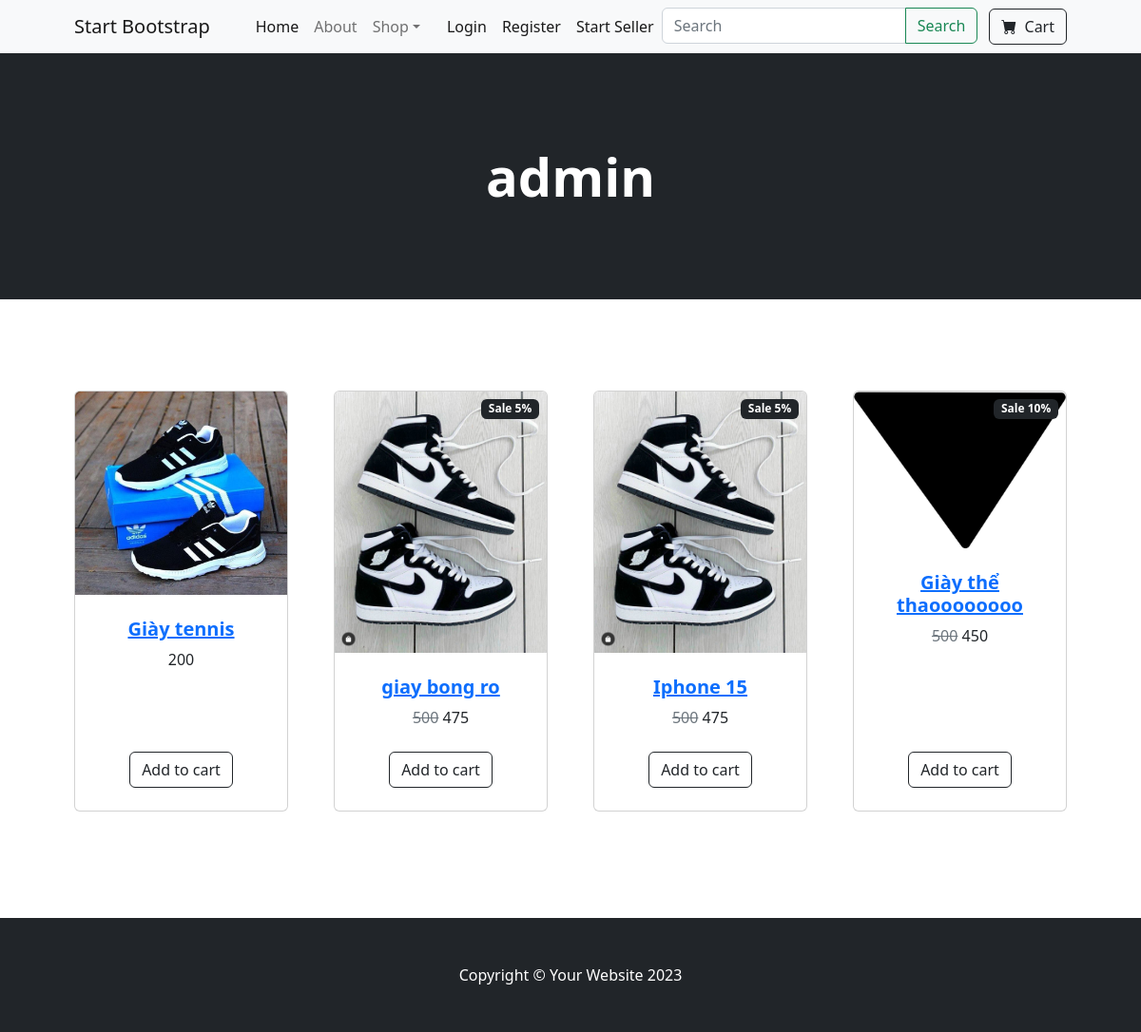
The app's page /categoryShop?categoryId=9&sellerId=1 with its own data.
### home/models.py (models this page shows, shortened)
class Account(models.Model):
    user = models.OneToOneField(User, on_delete=models.CASCADE)
    address = models.CharField(max_length=10000, null=True, blank=True)
    phoneNumber = models.CharField(max_length=100, null=True, blank=True)
    is_Sell= models.IntegerField(default=0)
    is_Admin = models.IntegerField(default=0)
    def __str__(self):
        return self.user.username

class Product(models.Model):
    name = models.CharField(max_length=100)
    description = models.TextField()
    price = models.IntegerField()
    sale = models.IntegerField(null=True)
    category = models.ForeignKey(Category, on_delete=models.CASCADE)
    image = models.ImageField(null= True, blank= True)
    sellerId = models.ForeignKey(Account, on_delete=models.CASCADE,null=True)
    sizes = models.CharField(max_length=100000,null=True)
    sell = models.IntegerField(default=0,null=True)
    def getSale(self):
        if self.sale:
            return self.price - self.price*self.sale//100
        return self.price

### home/views.py (the view)
# urls.py: path('categoryShop', views.categoryShop, name = 'categoryShop'),
def categoryShop(request):
    if request.user.is_authenticated:
        user = request.user.account
        order,created = Order.objects.get_or_create(account = user,status = 0)
        categoryId = request.GET['categoryId']
        category = Category.objects.get(id = categoryId)
        sellerId = request.GET.get('sellerId')
        account = Account.objects.get(id = sellerId)
        products = Product.objects.filter(sellerId= account)
        categories = set()
        for product in products:
            categories.add(product.category)
        products = Product.objects.filter(category = category,sellerId= account)
        paginator = Paginator(products, 8)
        page_number = request.GET.get('page')
        page_obj = paginator.get_page(page_number)
        context = {'page_obj':page_obj,'categories':categories,'order':order,'account':account}
        return render(request, 'categoryShop.html',context)
    else:
        categoryId = request.GET['categoryId']
        category = Category.objects.get(id = categoryId)
        sellerId = request.GET.get('sellerId')
        account = Account.objects.get(id = sellerId)
        products = Product.objects.filter(sellerId= account)
        categories = set()
        for product in products:
            categories.add(product.category)
        products = Product.objects.filter(category = category,sellerId= account)
        paginator = Paginator(products, 8)
        page_number = request.GET.get('page')
        page_obj = paginator.get_page(page_number)
        context = {'page_obj':page_obj,'categories':categories,'account':account}
        return render(request, 'categoryShop.html',context)

### templates/categoryShop.html (shortened to what this page needs)
{% load static %}
<!DOCTYPE html>
<html lang="en">
    <head>
        <link href="https://cdn.jsdelivr.net/npm/bootstrap-icons@1.5.0/font/bootstrap-icons.css" rel="stylesheet" />
        <link href="{% static 'css/styles.css'%}" rel="stylesheet" />
    </head>
    <body>
        <nav class="navbar navbar-expand-lg navbar-light bg-light">
            <div class="container px-4 px-lg-5">
                <a class="navbar-brand" href="#!">Start Bootstrap</a>
                <div class="collapse navbar-collapse" id="navbarSupportedContent">
                    <ul class="navbar-nav me-auto mb-2 mb-lg-0 ms-lg-4">
                        <li class="nav-item"><a class="nav-link active" aria-current="page" href="{% url "index" %}">Home</a></li>
                        <li class="nav-item"><a class="nav-link" href="#!">About</a></li>
                        <li class="nav-item dropdown">
                            <a class="nav-link dropdown-toggle" id="navbarDropdown" href="#" role="button" data-bs-toggle="dropdown" aria-expanded="false">Shop</a>
                        </li>
                    </ul>
                    <ul class="navbar-nav me-auto mb-2 mb-lg-0">
                        {% if user.is_authenticated %}
                        <li class="nav-item">
                          <a class="nav-link active" aria-current="page" href="{% url "profile" %}">{{user.username}}</a>
                        </li>
                        <li class="nav-item">
                          <a class="nav-link active" aria-current="page" href="{% url "logout" %}">Logout</a>
                        </li>
                        <li class="nav-item dropdown">
                            <a class="nav-link dropdown-toggle" id="navbarDropdown" href="#" role="button" data-bs-toggle="dropdown" aria-expanded="false">Manage</a>
                            <ul class="dropdown-menu" aria-labelledby="navbarDropdown">
                            {% if user.account.is_Admin %}
                            <li class="nav-item">
                                <a class="dropdown-item" aria-current="page" href="{% url "account" %}">Manager Account</a>
                            </li>
                            {% endif %}
                            {% if user.account.is_Sell %}
                            <li class="nav-item">
                                <a class="dropdown-item" aria-current="page" href="{% url "myshop" %}?id={{user.id}}">My shop</a>
                            </li>
                            <li class="nav-item">
                                <a class="dropdown-item" aria-current="page" href="{% url "product" %}">Manager Product</a>
                            </li>
                            <li class="nav-item">
                                <a class="dropdown-item" aria-current="page" href="{% url "customerOrder" %}">Customer Orders</a>
                            </li>
                            {% endif %}
                            <li class="nav-item">
                                <a class="dropdown-item" aria-current="page" href="{% url "yourOrder" %}">Your Orders</a>
                            </li>
                            </ul>
                            </li>
                        {% else %}
                        <li class="nav-item">
                          <a class="nav-link active" aria-current="page" href="{% url "login" %}">Login</a>
                        </li>
                        <li class="nav-item">
                          <a class="nav-link active" aria-current="page" href="{% url "register" %}">Register</a>
                        </li>
                        <li class="nav-item">
                            <a class="nav-link active" aria-current="page" href="{% url "registerSeller" %}">Start Seller</a>
                        </li>
                        {% endif %}
                        <li class="nav-item">
                            <form class="d-flex" method = "GET" action = "{% url "searchShop" %}">
                                <div class="input-group">
                                    <input name="search" class="form-control" type="search" placeholder="Search" aria-label="Search" value ={{request.GET.search}}>
                                    <button class="btn btn-outline-success" type="submit">Search</button>
                                </div>
                            </form>
                        </li>
                      </ul>
                    <form class="d-flex" action = "{% url "cart" %}">
                        <button class="btn btn-outline-dark" type="submit">
                            <i class="bi-cart-fill me-1"></i>
                            Cart
                        </button>
                    </form>
                </div>
            </div>
        </nav>
        <header class="bg-dark py-5">
            <div class="container px-4 px-lg-5 my-5">
                <div class="text-center text-white">
                    <h1 class="display-4 fw-bolder">{{account}}</h1>
                </div>
            </div>
        </header>
        <section class="py-5">
            <div class="container px-4 px-lg-5 mt-5">
                <div class="row gx-4 gx-lg-5 row-cols-2 row-cols-md-3 row-cols-xl-4 justify-content-center">
                   {% for product in page_obj %}
                    <div class="col mb-5">
                        <div class="card h-100">
                            {% if product.sale %}
                            <div class="badge bg-dark text-white position-absolute" style="top: 0.5rem; right: 0.5rem">Sale {{product.sale}}%</div>
                            {% endif %}
                            <img class="card-img-top" src="{{product.image.url}}" alt="..." />
                            <div class="card-body p-4">
                                <div class="text-center">
                                    <a href = "{% url "detailShop" %}?id={{product.id}}&sellerId={{account.id}}"><h5 class="fw-bolder">{{product.name}}</h5></a>
                                    {% if product.sale %}
                                    <span class="text-muted text-decoration-line-through">{{product.price}}</span>
                                    {% endif %}
                                    {{product.getSale}}
                                </div>
                            </div>
                            <div class="card-footer p-4 pt-0 border-top-0 bg-transparent">
                                <div class="text-center"><a class="btn btn-outline-dark mt-auto" href="{% url "addToCart" %}?productId={{product.id}}">Add to cart</a></div>
                            </div>
                        </div>
                    </div>
                   {% endfor %}
                </div>
            </div>
        </section>
        <footer class="py-5 bg-dark">
            <div class="container"><p class="m-0 text-center text-white">Copyright &copy; Your Website 2023</p></div>
        </footer>
    </body>
</html>

### records on screen
Account: user.username "admin"
Product: image (picture), name "Giày tennis", getSale "200"
Product: sale "5", image (picture), name "giay bong ro", price "500", getSale "475"
Product: sale "5", image (picture), name "Iphone 15", price "500", getSale "475"
Product: sale "10", image (picture), name "Giày thể thaoooooooo", price "500", getSale "450"
